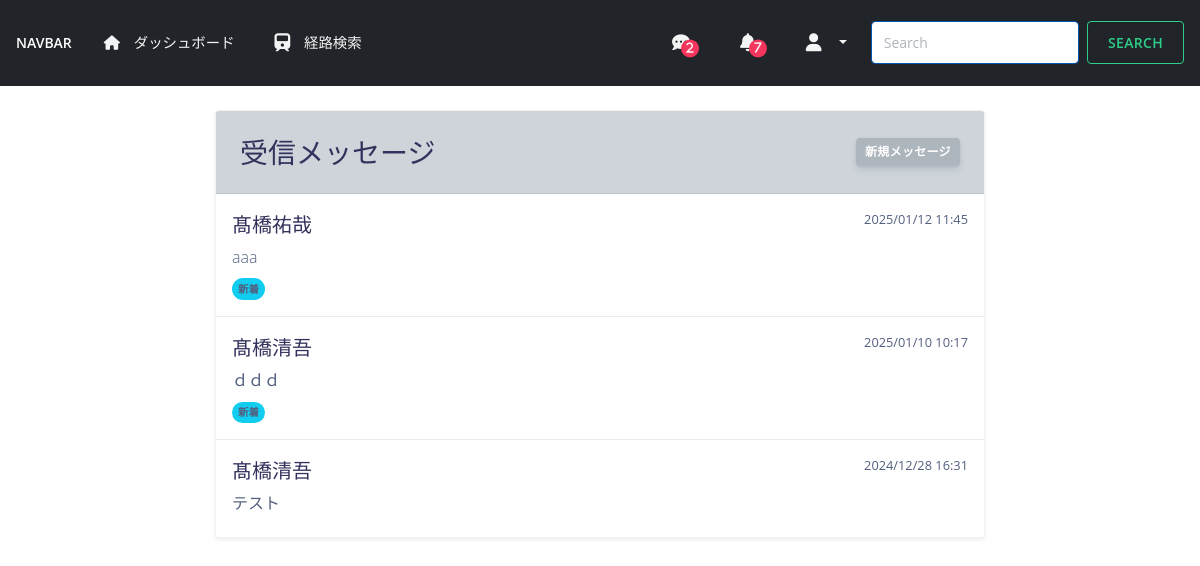
Screenshot of /message/ (signed in) with the database file from the repository.
### message/models.py (models this page shows, shortened)
class Message(models.Model):
    sender = models.ForeignKey(CustomUser, on_delete=models.CASCADE, related_name='sent_messages')
    recipient = models.ForeignKey(CustomUser, on_delete=models.CASCADE, related_name='received_messages')
    content = models.TextField()
    timestamp = models.DateTimeField(auto_now_add=True)
    is_read = models.BooleanField(default=False)

### accounts/models.py (models this page shows)
class CustomUser(AbstractUser):
    EMPLOYEE_TYPES = [
        ('内定者', '内定者'),
        ('社員', '社員'),
        ('退職者', '退職者'),
        ('人事', '人事'),
    ]
    employee_type = models.CharField(
        max_length=20,
        choices=EMPLOYEE_TYPES,
        default='内定者',
        verbose_name='社員属性'
    )
    date_of_joining = models.DateField(
        null=True,
        blank=True,
        verbose_name='入社日'
    )
    is_first_login = models.BooleanField(
        default=True,
        verbose_name='初回ログイン'
    )

### message/views.py (the view)
# urls.py: path('', MessageListView.as_view(), name='message_list'),
class MessageListView(LoginRequiredMixin, ListView):
    model = Message
    template_name = 'messages/message_list.html'
    context_object_name = 'messages'
    def get_queryset(self):
        return Message.objects.filter(
            recipient=self.request.user
        ).order_by('-timestamp')

### notification/context_processors.py (called while the page is built)
def unread_notifications_count(request):
    if request.user.is_authenticated:
        unread_count = Notification.objects.filter(user=request.user, is_read=False).count()
        message_count = Message.objects.filter(recipient=request.user, is_read=False).count()
        return {'unread_notifications_count': unread_count, 'unread_messages_count': message_count}
    return {'unread_notifications_count': 0}

### templates/messages/message_list.html (shortened to what this page needs)
{% extends "request/base.html" %}
{% load static %}
{% block content %}
<div class="container-fluid py-4">
    <div class="row">
        <div class="col-12 col-md-8 offset-md-2">
            <div class="card shadow-sm">
                <div class="card-header bg-light d-flex justify-content-between align-items-center">
                    <h3 class="mb-0">受信メッセージ</h3>
                    <a href="{% url 'message:message_create' %}" class="btn btn-light btn-sm">
                        新規メッセージ
                    </a>
                </div>
                <div class="list-group list-group-flush">
                    {% for message in messages %}
                        <div class="list-group-item message-item
                            {% if not message.is_read %}unread-message{% endif %}"
                            data-message-id="{{ message.id }}" style="cursor: pointer;">
                            <div class="d-flex w-100 justify-content-between">
                                <h5 class="mb-1">
                                    {{ message.sender.first_name }}
                                </h5>
                                <small>{{ message.timestamp|date:"Y/m/d H:i" }}</small>
                            </div>
                            <p class="mb-1 text-truncate">
                                {{ message.content }}
                            </p>
                            {% if not message.is_read %}
                                <span class="badge bg-info rounded-pill">新着</span>
                            {% endif %}
                        </div>
                    {% empty %}
                        <div class="list-group-item text-center text-muted">
                            メッセージはありません
                        </div>
                    {% endfor %}
                </div>
            </div>
        </div>
    </div>
</div>
{% endblock %}

### static/css/style.css (style rules this page uses)
* { box-sizing: border-box; }

### rows the page displays
Message: sender.first_name "髙橋祐哉", timestamp "2025/01/12 11:45", content "aaa", is_read "新着"
Message: sender.first_name "髙橋清吾", timestamp "2025/01/10 10:17", content "ｄｄｄ", is_read "新着"
Message: sender.first_name "髙橋清吾", timestamp "2024/12/28 16:31", content "テスト"

### other values shown
{{ unread_messages_count }} "2"
{{ unread_notifications_count }} "7"
